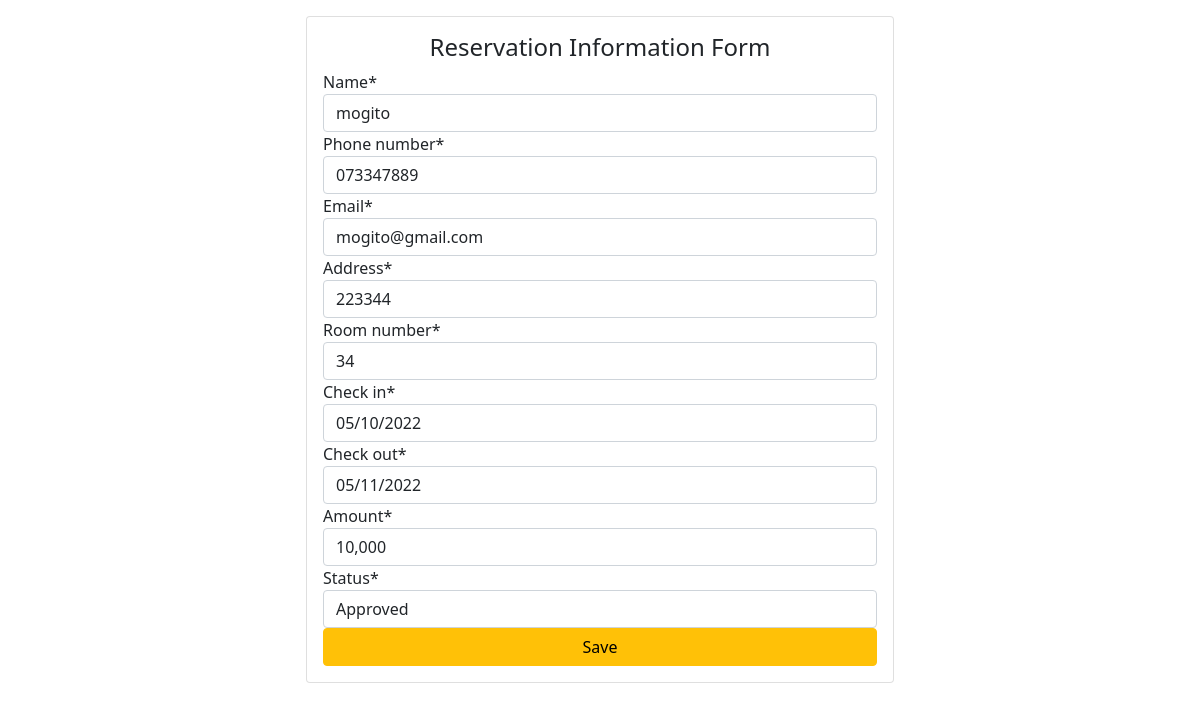
Screenshot of /update/1 with the database file from the repository.
### book/models.py (models this page shows, shortened)
class Reservation(models.Model):
    name = models.CharField(max_length=30)
    phone_number = models.CharField(max_length=20)
    email = models.CharField(max_length=50)
    address = models.CharField(max_length=30)
    room_number = models.CharField(max_length=50)
    check_in = models.CharField(max_length=30)
    check_out = models.CharField(max_length=30)
    amount = models.CharField(max_length=20)
    status = models.CharField(max_length=50, default='')

### book/views.py (the view)
# urls.py: path('update/<str:pk>', views.update, name='update'),
def update(request, pk):
    obj = Reservation.objects.get(id=pk)
    form = EditReservationInfoForm(instance=obj)
    if request.method == 'POST':
        form = EditReservationInfoForm(request.POST, instance=obj)
        if form.is_valid():
            form.save()
            messages.info(request, 'details updated successfully.')
            return redirect('reception')
    context = {'form': form}
    return render(request, 'book/update.html', context)

### book/forms.py
class EditReservationInfoForm(forms.ModelForm):
    CHOICE_STATUS = (
        (None, '-- Provide customer\'s status -- '),
        ('Approved', 'Approved'),
        ('Declined', 'Declined'),
        ('Rescheduled', 'Rescheduled'),
    )
    name = forms.CharField(widget=forms.TextInput(attrs={'type': 'text'}))
    phone_number = forms.CharField(widget=forms.TextInput(attrs={'type': 'tel'}))
    email = forms.EmailField(widget=forms.TextInput(attrs={'type': 'email'}))
    address = forms.CharField(widget=forms.TextInput(attrs={'type': 'text'}))
    room_number = forms.CharField(widget=forms.TextInput(attrs={'type': 'text'}))
    check_in = forms.CharField(widget=forms.TextInput(attrs={'type': 'text'}))
    check_out = forms.CharField(widget=forms.TextInput(attrs={'type': 'text'}))
    amount = forms.CharField(widget=forms.TextInput(attrs={'type': 'text'}))
    status = forms.ChoiceField(widget=forms.Select(attrs={'type': 'select'}), choices=CHOICE_STATUS)
    class Meta:
        model = Reservation
        fields = '__all__'

### book/templates/book/update.html (shortened to what this page needs)
{% load static %}
{% load crispy_forms_tags %}
<!DOCTYPE html>
<html>
	<head>
		<link rel="stylesheet" href="{% static 'bootstrap.min.css' %}">
	</head>
	<body>
	<div class="row">
		<div class="col-md-6 offset-sm-3">
			<form action="" method="post" class="card card-body mt-3">
				<h4 class="text-center">Reservation Information Form</h4>
				{{form|crispy}}
				<button type="submit" class="btn btn-warning">Save</button>
			</form>
		</div>
	</div>
	</body>
</html>

### rows the page displays
Reservation: name "mogito", phone_number "073347889", email "mogito@gmail.com", address "223344", room_number "34", check_in "05/10/2022", check_out "05/11/2022", amount "10,000", status "Approved"
